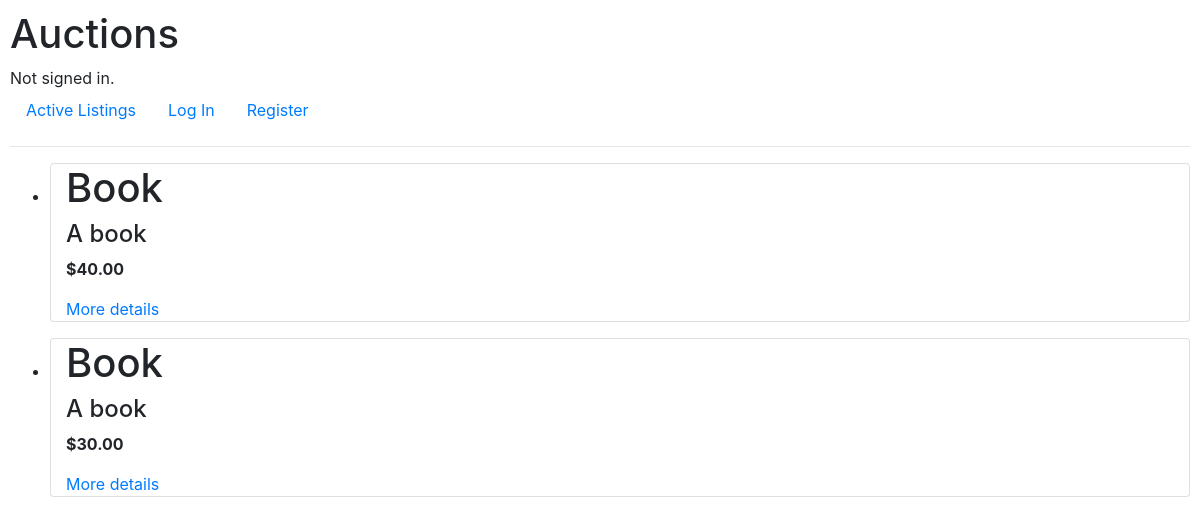
The app's page /category_listing/Books, older data.
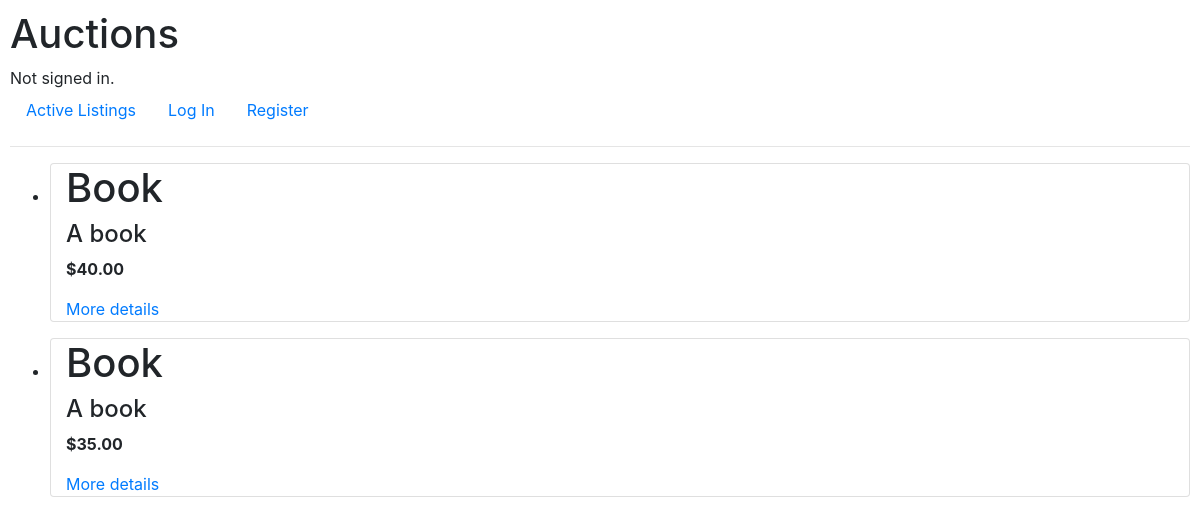
The same page, newer data.
### auctions/models.py (models this page shows)
class Listings(models.Model):
    title = models.CharField(max_length=500)
    description = models.TextField()
    initial_price = models.DecimalField(max_digits=10, decimal_places=2)
    current_price = models.DecimalField(max_digits=10, decimal_places=2, blank=True, null=True)
    image_url = models.URLField(blank=True, null=True)
    category = models.CharField(max_length=100, blank=True, null=True)
    created_at = models.DateTimeField(auto_now_add=True)
    active = models.BooleanField(default=True)
    owner = models.ForeignKey(User, on_delete=models.CASCADE, related_name="listings")

### auctions/views.py (the view)
# urls.py: path("category_listing/<str:category>", views.category_listing, name= "category_listing"),
def category_listing(request, category):
    listings = Listings.objects.filter(category=category)
    print(listings)
    return render(request, "auctions/category_listing.html", {
                  "listings": listings,
                  "category": category,
                  })

### auctions/templates/auctions/category_listing.html (shortened to what this page needs)
{% extends 'auctions/layout.html' %}
{% block body %}
<div>
    <ul>
        {% for listing in listings %}
            <li>
                <div class="container mb-3 card">
                    <h1>{{ listing.title }}</h1>
                    <h4>{{ listing.description }}</h4>
                    <p><strong>${{ listing.current_price }}</strong></p>
                    <a href="{% url 'listing' listing.id %}">  More details </a>
                </div>
            </li>
        {% endfor %}
    </ul>
</div>
{% endblock %}

Row changes from the older to the newer data that the page shows:
changed Listings (number 2 of 2 on the later page): current_price "30.00" → "35.00"
